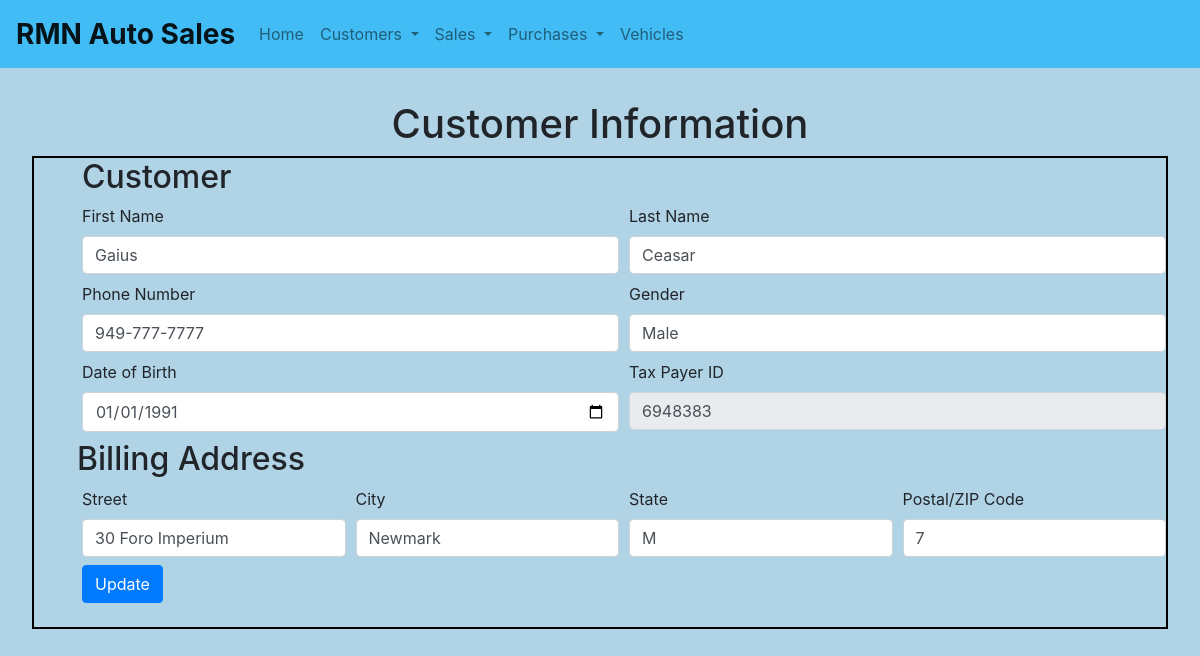
Page /view_customer.php?taxid=6948383 on the earlier database version.
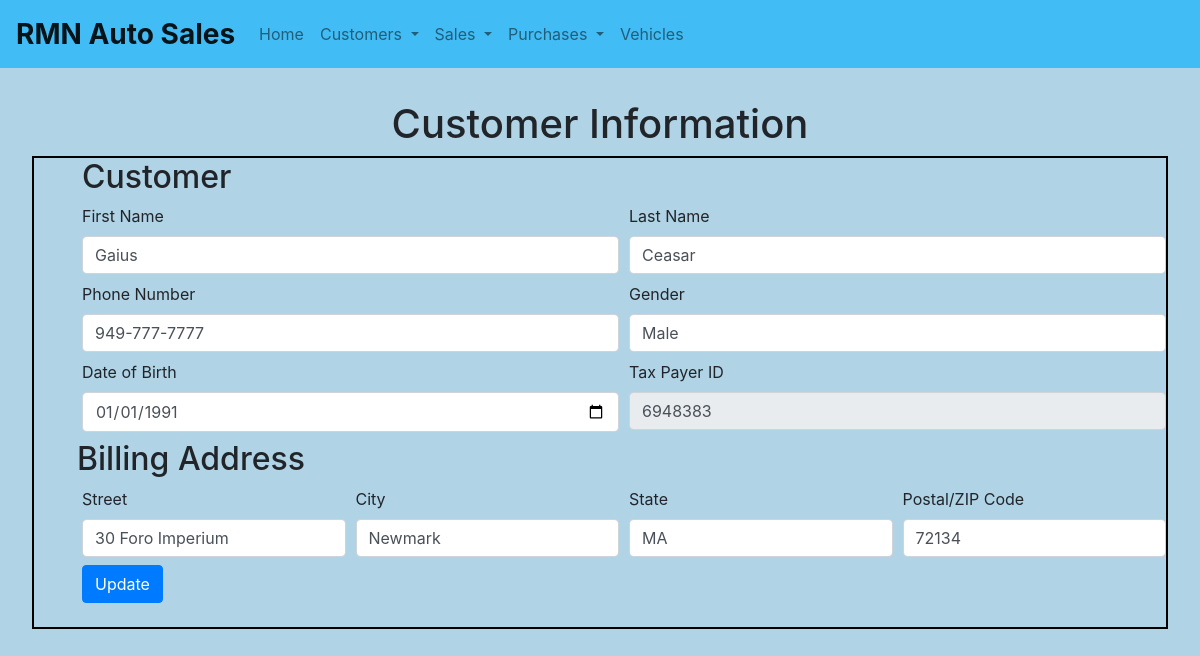
Same page on the later database version.
### tables this page shows
CREATE TABLE `Customer_Location` (
  `tax_id` int,
  `location_id` int
);

CREATE TABLE `Location` (
  `location_id` int PRIMARY KEY AUTO_INCREMENT,
  `address` varchar(255),
  `city` varchar(255),
  `state` varchar(2),
  `ZIP` varchar(10)
);

### view_customer.php (the view, shortened to what this page needs)
<?php
    require_once 'header.php';
    $method = $_SERVER['REQUEST_METHOD'];
    if ($method == "GET")
    {
        $tax_id = $_GET['taxid'];
        $statement = $db->prepare("SELECT * FROM Customer WHERE Customer.tax_id = ?");
        $statement->bindParam(1, $tax_id, PDO::PARAM_INT);
        $result_set = $statement->execute();
        $customer = $statement->fetchAll(PDO::FETCH_ASSOC);
        $customer = $customer[0];
        $customer['dob'] = date('Y-m-d', strtotime($customer['dob']));
?>
<h1>Customer Information</h1>
<form action='view_customer.php' method='post' style="padding-left: 3em;">
    <div class="form-row">
        <div class="col">
            <h2>Customer</h2>
        </div>
    </div>
    <div class='form-row'>
        <div class='col'>
            <label for="firstName">First Name</label>
            <input type="text" class="form-control" name="firstName" id="firstName" value="<?php echo $customer['first_name']; ?>" required>
        </div>
        <div class='col'>
            <label for="lastName">Last Name</label>
            <input type="text" class="form-control" name="lastName" id="lastName" value="<?php echo $customer['last_name']; ?>" required>
        </div>
    </div>
    <div class='form-row'>
        <div class='col'>
            <label for="phoneNumber">Phone Number</label>
            <input type="tel" class="form-control" name="phoneNumber" id="phoneNumber" value="<?php echo $customer['phone_number']; ?>" required>
        </div>
        <div class='col'>
            <label for="gender">Gender</label>
            <input type="tel" class="form-control" name="gender" id="gender" value="<?php echo $customer['gender']; ?>" required>
        </div>
    </div>
    <div class='form-row'>
        <div class='col'>
            <label for="dateOfBirth">Date of Birth</label>
            <input type="date" class="form-control" name="dateOfBirth" id="dateOfBirth" value="<?php echo $customer['dob']; ?>" required>
        </div>
        <div class='col'>
            <label for="taxPayerID">Tax Payer ID</label>
            <input type="text" class="form-control" name="taxPayerID" id="taxPayerID" value="<?php echo $customer['tax_id']; ?>" readonly>
        </div>
    </div>
    <div class="form-row">
        <h2>Billing Address</h2>
    </div>
    <?php
        $statement = $db->prepare("SELECT * FROM Customer_Location AS cl LEFT JOIN Location AS l ON cl.location_id = l.location_id WHERE cl.tax_id = ?;");
        $statement->bindParam(1, $tax_id, PDO::PARAM_INT);
        $result_set = $statement->execute();
        $results = $statement->fetchAll(PDO::FETCH_ASSOC);
        $location = $results[0];
    ?>
    <div class="form-row">
        <div class="col">
            <label for="street">Street</label>
            <input type="text" class="form-control" name="street" id="street" value="<?php echo $location['address'] ?>" required>
        </div>
        <div class="col">
            <label for="city">City</label>
            <input type="text" class="form-control" name="city" id="city" value="<?php echo $location['city'] ?>" required>
        </div>
        <div class="col">
            <label for="state">State</label>
            <input type="text" class="form-control" name="state" id="state" value="<?php echo $location['state'] ?>" required>
        </div>
        <div class="col">
            <label for="zip">Postal/ZIP Code</label>
            <input type="text" class="form-control" name="zip" id="zip" value="<?php echo $location['ZIP'] ?>" required>
        </div>
    </div>
    <div class="form-row">
        <div class="col">
            <button type="submit" class="btn btn-primary">Update</button>
        </div>
    </div>
</form>
<?php
    }
    require_once 'footer.php';
?>

Differences in the rows shown:
changed through a linked row, customer_location "30 Foro Imperium": state "M" → "MA"; zip "7" → "72134"
